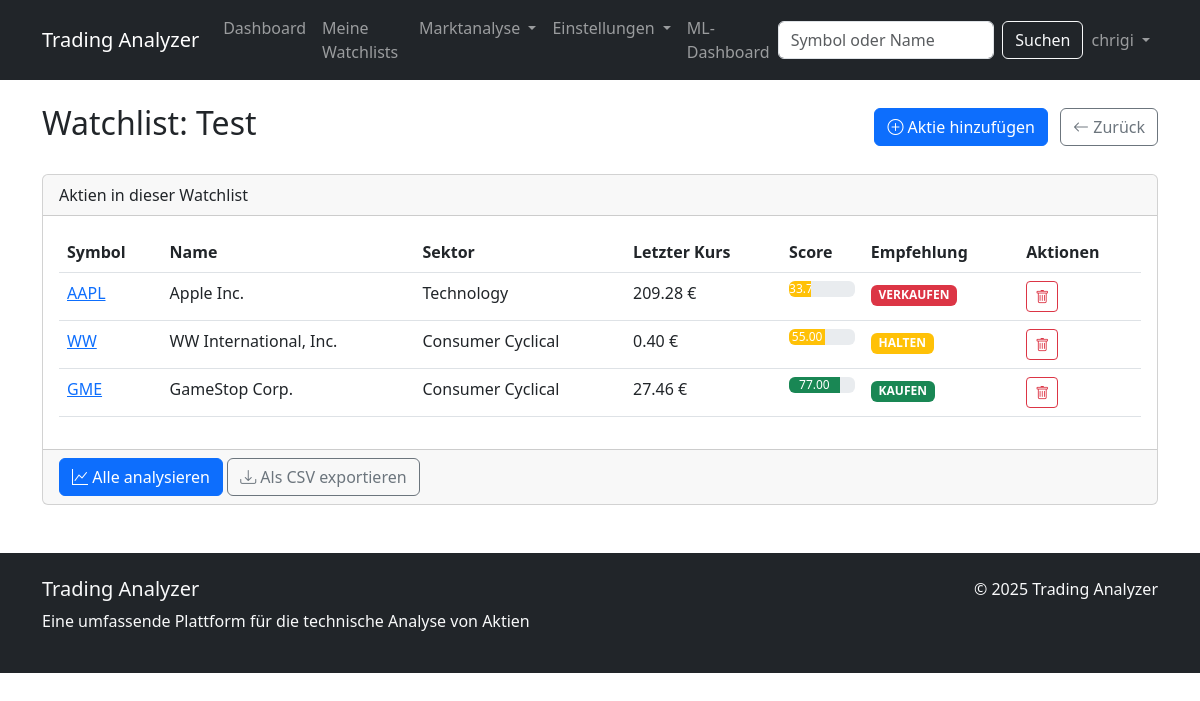
The app's page /watchlists/1/ (signed in), older data.
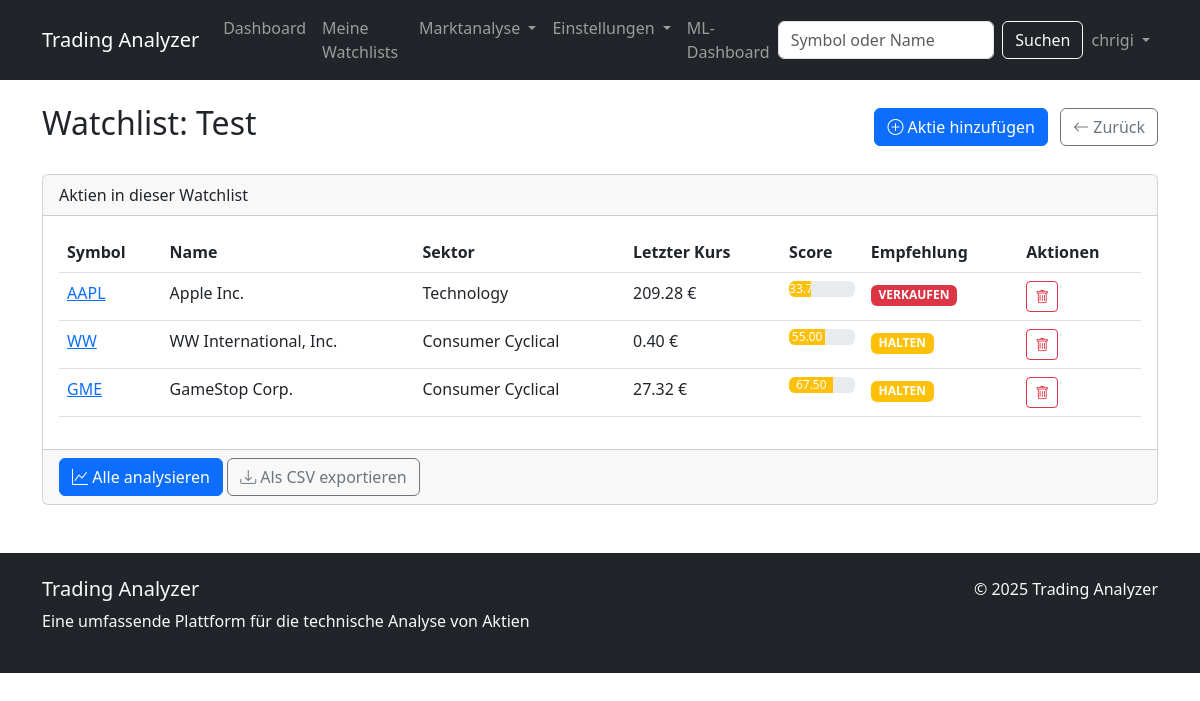
The same page, newer data.
### stock_analyzer/models.py (models this page shows, shortened)
class Stock(models.Model):
    symbol = models.CharField(max_length=10, unique=True)
    name = models.CharField(max_length=100)
    sector = models.CharField(max_length=100, null=True, blank=True)
    last_updated = models.DateTimeField(auto_now=True)

class StockData(models.Model):
    stock = models.ForeignKey(Stock, on_delete=models.CASCADE, related_name='historical_data')
    date = models.DateField()
    open_price = models.DecimalField(max_digits=10, decimal_places=2)
    high_price = models.DecimalField(max_digits=10, decimal_places=2)
    low_price = models.DecimalField(max_digits=10, decimal_places=2)
    close_price = models.DecimalField(max_digits=10, decimal_places=2)
    adjusted_close = models.DecimalField(max_digits=10, decimal_places=2)
    volume = models.BigIntegerField()
    class Meta:
        unique_together = ('stock', 'date')
        ordering = ['-date']

class AnalysisResult(models.Model):
    stock = models.ForeignKey(Stock, on_delete=models.CASCADE, related_name='analysis_results')
    date = models.DateField()
    technical_score = models.DecimalField(max_digits=5, decimal_places=2)
    recommendation = models.CharField(max_length=10)  # BUY, SELL, HOLD
    rsi_value = models.DecimalField(max_digits=6, decimal_places=2, null=True)
    macd_value = models.DecimalField(max_digits=6, decimal_places=2, null=True)
    macd_signal = models.DecimalField(max_digits=6, decimal_places=2, null=True)
    sma_20 = models.DecimalField(max_digits=10, decimal_places=2, null=True)
    sma_50 = models.DecimalField(max_digits=10, decimal_places=2, null=True)
    sma_200 = models.DecimalField(max_digits=10, decimal_places=2, null=True)
    bollinger_upper = models.DecimalField(max_digits=10, decimal_places=2, null=True)
    bollinger_lower = models.DecimalField(max_digits=10, decimal_places=2, null=True)
    class Meta:
        unique_together = ('stock', 'date')
        ordering = ['-date']

### stock_analyzer/views.py (the view)
# urls.py: path('watchlists/<int:watchlist_id>/', views.watchlist_detail, name='watchlist_detail'),
@login_required
def watchlist_detail(request, watchlist_id):
    watchlist = get_object_or_404(WatchList, id=watchlist_id, user=request.user)
    stocks = watchlist.stocks.all()
    latest_analyses = {}
    for stock in stocks:
        analysis = AnalysisResult.objects.filter(stock=stock).order_by('-date').first()
        if analysis:
            latest_analyses[stock.id] = analysis
    context = {
        'watchlist': watchlist,
        'stocks': stocks,
        'latest_analyses': latest_analyses
    }
    return render(request, 'stock_analyzer/watchlist_detail.html', context)

### stock_analyzer/templatetags/stock_tags.py (called while the page is built)
@register.filter
def get_item(obj, attr):
    try:
        if isinstance(obj, dict):
            return obj.get(attr)
        elif hasattr(obj, 'loc'):  # Pandas DataFrame oder Series
            return obj.loc[attr]
        else:
            return getattr(obj, attr, None)
    except (KeyError, AttributeError, TypeError):
        return None

### stock_analyzer/templates/stock_analyzer/watchlist_detail.html (shortened to what the changed rows need)
{% extends 'stock_analyzer/base.html' %}
{% load stock_tags %}
{% block content %}
<div class="d-flex justify-content-between align-items-center mb-4">
    <h2>Watchlist: {{ watchlist.name }}</h2>
</div>
{% if stocks %}
<div class="card mb-4">
    <div class="card-body">
        <div class="table-responsive">
            <table class="table table-hover">
                <thead>
                    <tr>
                        <th>Symbol</th>
                        <th>Name</th>
                        <th>Sektor</th>
                        <th>Letzter Kurs</th>
                        <th>Score</th>
                        <th>Empfehlung</th>
                        <th>Aktionen</th>
                    </tr>
                </thead>
                <tbody>
                    {% for stock in stocks %}
                    <tr>
                        <td><a href="{% url 'stock_detail' stock.symbol %}">{{ stock.symbol }}</a></td>
                        <td>{{ stock.name }}</td>
                        <td>{{ stock.sector|default:"-" }}</td>
                        <td>
                            {% with last_data=stock.historical_data.first %}
                            {% if last_data %}
                                {{ last_data.close_price }} €
                            {% else %}
                                -
                            {% endif %}
                            {% endwith %}
                        </td>
                        <td>
                            {% if stock.id in latest_analyses %}
                            <div class="progress">
                                {% with analysis=latest_analyses|get_item:stock.id %}
                                {% if analysis.technical_score >= 70 %}
                                    <div class="progress-bar bg-success" style="width: {{ analysis.technical_score }}%">{{ analysis.technical_score }}</div>
                                {% elif analysis.technical_score <= 30 %}
                                    <div class="progress-bar bg-danger" style="width: {{ analysis.technical_score }}%">{{ analysis.technical_score }}</div>
                                {% else %}
                                    <div class="progress-bar bg-warning" style="width: {{ analysis.technical_score }}%">{{ analysis.technical_score }}</div>
                                {% endif %}
                                {% endwith %}
                            </div>
                            {% else %}
                            <span class="text-muted">Keine Analyse</span>
                            {% endif %}
                        </td>
                        <td>
                            {% if stock.id in latest_analyses %}
                            {% with analysis=latest_analyses|get_item:stock.id %}
                            {% if analysis.recommendation == 'BUY' %}
                                <span class="badge bg-success">KAUFEN</span>
                            {% elif analysis.recommendation == 'SELL' %}
                                <span class="badge bg-danger">VERKAUFEN</span>
                            {% else %}
                                <span class="badge bg-warning">HALTEN</span>
                            {% endif %}
                            {% endwith %}
                            {% else %}
                            <span class="text-muted">-</span>
                            {% endif %}
                        </td>
                        <td>
                            <button class="btn btn-sm btn-outline-danger remove-stock" data-stock-id="{{ stock.id }}" data-watchlist-id="{{ watchlist.id }}">
                                <i class="bi bi-trash"></i>
                            </button>
                        </td>
                    </tr>
                    {% endfor %}
                </tbody>
            </table>
        </div>
    </div>
</div>
{% else %}
<div class="alert alert-info text-center">
    <p>Diese Watchlist enthält noch keine Aktien.</p>
    <p>Füge Aktien hinzu, um sie zu verfolgen und zu analysieren.</p>
</div>
{% endif %}
{% endblock %}

Row changes from the older to the newer data that the page shows:
no longer on this page (row unchanged): AnalysisResult: technical_score "77.00"
changed Stock "GME": historical_data.first.close_price "27.46" → "27.32"; text "KAUFEN" → "HALTEN"
added AnalysisResult: technical_score "67.50"
